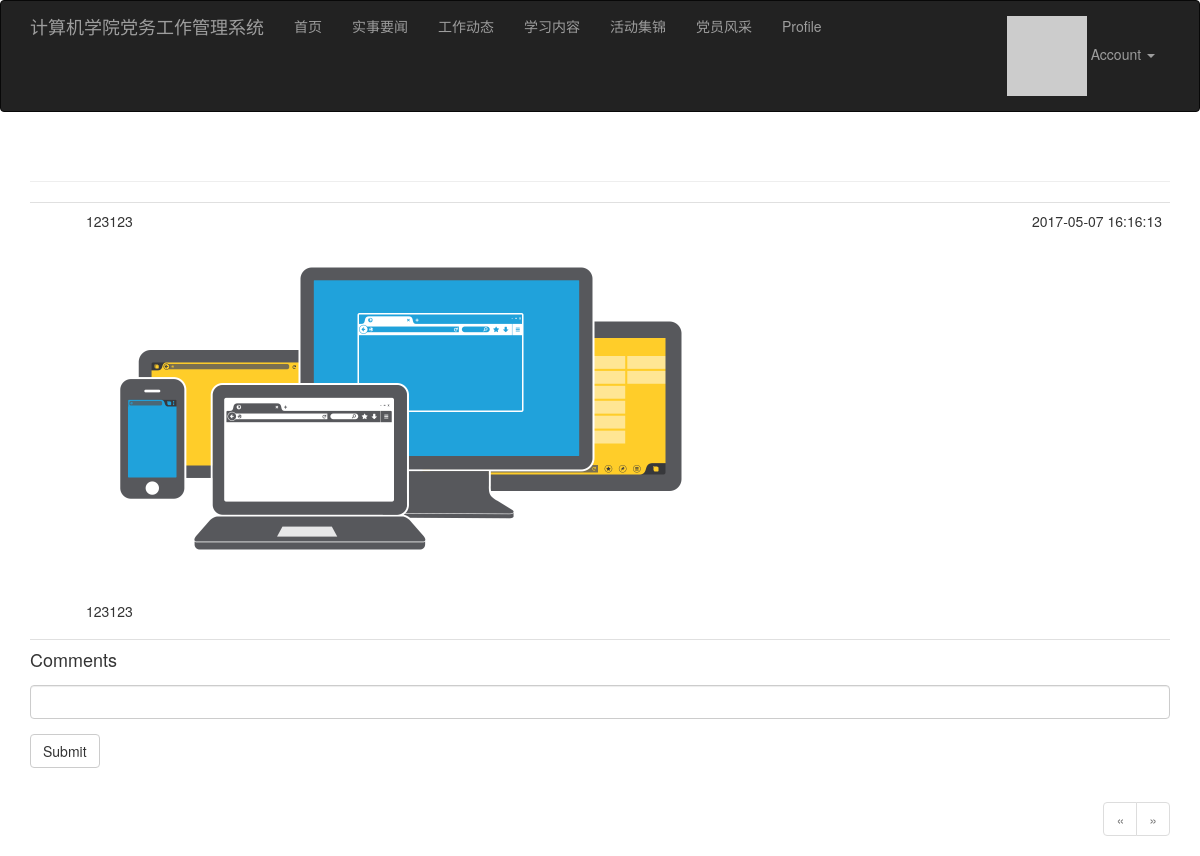
Page /activities/1 (signed in) on the committed database.
### app/models.py (models this page shows, shortened)
class Activity(db.Model):
    __tablename__ = 'activities'
    id = db.Column(db.Integer, primary_key=True)
    title = db.Column(db.String(64), nullable=False)
    content = db.Column(db.Text, nullable=True)
    content_html = db.Column(db.Text, nullable=True)
    create_time = db.Column(db.DateTime, default=datetime.now())
    publish_time = db.Column(db.DateTime, default=datetime.now())
    img_path = db.Column(db.String(256), nullable=True)
    @property
    def img_url(self):
        if self.img_path:
            return url_for('main.media', filename=self.img_path)
        else:
            return ''

### app/main/views.py (the view)
@main.route('/activities/<int:pk>', methods=['GET'])
def activities_detail(pk):
    post = Activity.query.get(pk)
    object_type = Activity.__tablename__
    object_id = pk
    form = CommentForm()
    if form.validate_on_submit():
        comment = Comment(content=form.content.data, author=current_user._get_current_object(),
                          object_type=object_type, object_id=object_id)
        db.session.add(comment)
        flash('You comment has been published')
        return redirect(url_for('main.current_news_detail', pk=pk, page=-1))
    page = request.args.get('page', 1, type=int)
    comment_owned = Comment.query.filter_by(object_type=object_type, object_id=object_id)
    if page == -1:
        page = comment_owned.count() - 1 / \
            current_app.config['PER_PAGE'] + 1
    pagination = comment_owned.order_by(Comment.timestamp.asc()).paginate(page, per_page=current_app.config['PER_PAGE'],
                                                                          error_out=False)
    comments = pagination.items
    return render_template('main/activities_detail.html', posts=post, form=form, comments=comments,
                           pagination=pagination)

### app/main/forms.py
class CommentForm(Form):
    content = StringField('', validators=[DataRequired()])
    submit = SubmitField('Submit')

### app/auth/views.py (called while the page is built)
@auth.before_app_request
def before_request():
    if current_user.is_authenticated:
        current_user.ping()

### app/models.py (called while the page is built)
@login_manager.user_loader
def load_user(user_id):
    return User.query.get(int(user_id))

    def ping(self):
        self.last_seen = datetime.now()
        db.session.add(self)

    def gravatar(self, size=100, default='identicon', rating='g'):
        if request.is_secure:
            url = 'https://secure.gravatar.com/avatar'
        else:
            url = 'http://secure.gravatar.com/avatar'
        hash = self.avatar_hash or hashlib.md5(self.email.encode('utf-8')).hexdigest()
        return '{url}/{hash}?s={size}&d={default}&r={rating}'.format(url=url, size=size, hash=hash,
                                                                     default=default, rating=rating)

### app/templates/main/activities_detail.html (shortened to what this page needs)
</html>{%  extends "base.html" %}
{% import "bootstrap/wtf.html" as wtf %}
{% import "_macros.html" as macros %}
{% block page_content %}
<div class="page-header">
</div>
<ul class="posts">
    <li class="post">
        <div class="post-content">
            <div class="post-date">{{ posts.publish_time }}</div>
            <div class="post-title">  {{ posts.title }} </div>
            <div class="post-body"><img src="{{ posts.img_url }}" > </a> </div>
            <div class="post-body">
                {% if posts.content_html %}
                    <p>{{ posts.content_html|safe }}</p>
                {% else %}
                    <p>{{ posts.content|safe }}</p>
                {% endif %}
            </div>
        </div>
    </li>
</ul>
<h4 id="comments">Comments</h4>
<div class="comment-form">
    {{ wtf.quick_form(form) }}
</div>
{% if pagination %}
<div class="pagination">
    {{ macros.pagination_widget(pagination, 'main.activities_detail', fragment='#comments', pk=posts.id) }}
</div>
{% endif %}
{% endblock %}

### app/static/styles.css (style rules this page uses)
ul.posts { list-style-type: none; padding: 0px; margin: 16px 0px 0px 0px; border-top: 1px solid #e0e0e0; }
ul.posts li.post { padding: 8px; border-bottom: 1px solid #e0e0e0; }
div.post-date { float: right; }
div.post-content { margin-left: 48px; min-height: 48px; }
div.pagination { width: 100%; text-align: right; padding: 0px; margin: 0px; }

### rows in the picture
Activity: publish_time "2017-05-07 16:16:13", title "123123", img_url (picture), content_html "123123"
